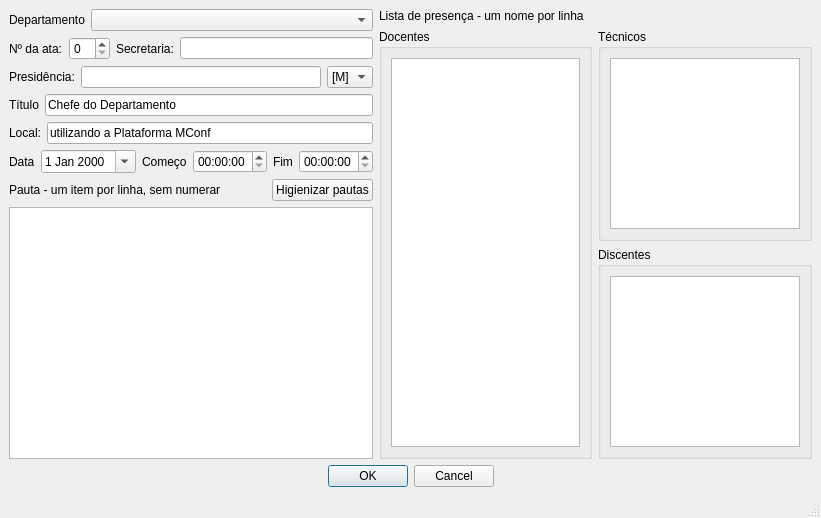
<?xml version="1.0" encoding="UTF-8"?>
<ui version="4.0">
 <class>MainWindow</class>
 <widget class="QMainWindow" name="MainWindow">
  <property name="geometry">
   <rect>
    <x>0</x>
    <y>0</y>
    <width>821</width>
    <height>518</height>
   </rect>
  </property>
  <property name="windowTitle">
   <string>Janela</string>
  </property>
  <property name="styleSheet">
   <string notr="true"/>
  </property>
  <widget class="QWidget" name="centralwidget">
   <layout class="QVBoxLayout" name="verticalLayout_8">
    <item>
     <layout class="QHBoxLayout" name="horizontalLayout_15">
      <item>
       <layout class="QVBoxLayout" name="verticalLayout_7">
        <item>
         <layout class="QHBoxLayout" name="horizontalLayout_2">
          <item>
           <widget class="QLabel" name="label">
            <property name="sizePolicy">
             <sizepolicy hsizetype="Minimum" vsizetype="Preferred">
              <horstretch>0</horstretch>
              <verstretch>0</verstretch>
             </sizepolicy>
            </property>
            <property name="text">
             <string>Departamento</string>
            </property>
           </widget>
          </item>
          <item>
           <widget class="QComboBox" name="departamentoCombo">
            <property name="sizePolicy">
             <sizepolicy hsizetype="Expanding" vsizetype="Fixed">
              <horstretch>0</horstretch>
              <verstretch>0</verstretch>
             </sizepolicy>
            </property>
           </widget>
          </item>
         </layout>
        </item>
        <item>
         <layout class="QHBoxLayout" name="horizontalLayout_13">
          <item>
           <layout class="QHBoxLayout" name="horizontalLayout_10">
            <item>
             <layout class="QHBoxLayout" name="horizontalLayout_3">
              <item>
               <widget class="QLabel" name="label_3">
                <property name="text">
                 <string>Nº da ata:</string>
                </property>
               </widget>
              </item>
              <item>
               <widget class="QSpinBox" name="convSpin"/>
              </item>
             </layout>
            </item>
           </layout>
          </item>
          <item>
           <layout class="QHBoxLayout" name="horizontalLayout_12">
            <item>
             <widget class="QLabel" name="label_11">
              <property name="text">
               <string>Secretaria:</string>
              </property>
             </widget>
            </item>
            <item>
             <widget class="QLineEdit" name="secLine"/>
            </item>
           </layout>
          </item>
         </layout>
        </item>
        <item>
         <layout class="QHBoxLayout" name="horizontalLayout_8">
          <item>
           <widget class="QLabel" name="label_7">
            <property name="text">
             <string>Presidência:</string>
            </property>
           </widget>
          </item>
          <item>
           <widget class="QLineEdit" name="nomeLine"/>
          </item>
          <item>
           <widget class="QComboBox" name="generoCombo">
            <property name="sizePolicy">
             <sizepolicy hsizetype="Minimum" vsizetype="Minimum">
              <horstretch>0</horstretch>
              <verstretch>0</verstretch>
             </sizepolicy>
            </property>
            <item>
             <property name="text">
              <string>[M]</string>
             </property>
            </item>
            <item>
             <property name="text">
              <string>[F]</string>
             </property>
            </item>
           </widget>
          </item>
         </layout>
        </item>
        <item>
         <layout class="QHBoxLayout" name="horizontalLayout_7">
          <item>
           <widget class="QLabel" name="label_8">
            <property name="text">
             <string>Título</string>
            </property>
           </widget>
          </item>
          <item>
           <widget class="QLineEdit" name="tituloLine">
            <property name="text">
             <string>Chefe do Departamento</string>
            </property>
           </widget>
          </item>
         </layout>
        </item>
        <item>
         <layout class="QHBoxLayout" name="horizontalLayout_11">
          <item>
           <widget class="QLabel" name="label_10">
            <property name="text">
             <string>Local:</string>
            </property>
           </widget>
          </item>
          <item>
           <widget class="QLineEdit" name="localLine">
            <property name="text">
             <string>utilizando a Plataforma MConf</string>
            </property>
           </widget>
          </item>
         </layout>
        </item>
        <item>
         <layout class="QHBoxLayout" name="horizontalLayout_9">
          <item>
           <layout class="QHBoxLayout" name="horizontalLayout_4">
            <item>
             <widget class="QLabel" name="label_4">
              <property name="text">
               <string>Data</string>
              </property>
             </widget>
            </item>
            <item>
             <widget class="QDateEdit" name="reuniaoDate">
              <property name="calendarPopup">
               <bool>true</bool>
              </property>
             </widget>
            </item>
           </layout>
          </item>
          <item>
           <layout class="QHBoxLayout" name="horizontalLayout_5">
            <item>
             <widget class="QLabel" name="label_5">
              <property name="text">
               <string>Começo</string>
              </property>
             </widget>
            </item>
            <item>
             <widget class="QTimeEdit" name="inicioTime"/>
            </item>
           </layout>
          </item>
          <item>
           <layout class="QHBoxLayout" name="horizontalLayout_6">
            <item>
             <widget class="QLabel" name="label_6">
              <property name="text">
               <string>Fim</string>
              </property>
             </widget>
            </item>
            <item>
             <widget class="QTimeEdit" name="fimTime"/>
            </item>
           </layout>
          </item>
         </layout>
        </item>
        <item>
         <layout class="QVBoxLayout" name="verticalLayout_3">
          <item>
           <layout class="QHBoxLayout" name="horizontalLayout_14">
            <item>
             <widget class="QLabel" name="label_9">
              <property name="text">
               <string>Pauta - um item por linha, sem numerar</string>
              </property>
             </widget>
            </item>
            <item>
             <widget class="QPushButton" name="limparButton">
              <property name="sizePolicy">
               <sizepolicy hsizetype="Fixed" vsizetype="Fixed">
                <horstretch>0</horstretch>
                <verstretch>0</verstretch>
               </sizepolicy>
              </property>
              <property name="text">
               <string>Higienizar pautas</string>
              </property>
             </widget>
            </item>
           </layout>
          </item>
          <item>
           <widget class="QTextEdit" name="pautaText"/>
          </item>
         </layout>
        </item>
       </layout>
      </item>
      <item>
       <layout class="QVBoxLayout" name="verticalLayout_2">
        <item>
         <widget class="QLabel" name="label_2">
          <property name="text">
           <string>Lista de presença - um nome por linha</string>
          </property>
         </widget>
        </item>
        <item>
         <layout class="QHBoxLayout" name="horizontalLayout">
          <item>
           <widget class="QGroupBox" name="groupBox">
            <property name="sizePolicy">
             <sizepolicy hsizetype="Preferred" vsizetype="Expanding">
              <horstretch>0</horstretch>
              <verstretch>0</verstretch>
             </sizepolicy>
            </property>
            <property name="title">
             <string>Docentes</string>
            </property>
            <layout class="QVBoxLayout" name="verticalLayout_4">
             <item>
              <widget class="QTextEdit" name="profText"/>
             </item>
            </layout>
           </widget>
          </item>
          <item>
           <layout class="QVBoxLayout" name="verticalLayout">
            <item>
             <widget class="QGroupBox" name="groupBox_2">
              <property name="title">
               <string>Técnicos</string>
              </property>
              <layout class="QVBoxLayout" name="verticalLayout_5">
               <item>
                <widget class="QTextEdit" name="tecnicosText"/>
               </item>
              </layout>
             </widget>
            </item>
            <item>
             <widget class="QGroupBox" name="groupBox_3">
              <property name="title">
               <string>Discentes</string>
              </property>
              <layout class="QVBoxLayout" name="verticalLayout_6">
               <item>
                <widget class="QTextEdit" name="alunosText"/>
               </item>
              </layout>
             </widget>
            </item>
           </layout>
          </item>
         </layout>
        </item>
       </layout>
      </item>
     </layout>
    </item>
    <item>
     <widget class="QDialogButtonBox" name="buttonBox">
      <property name="standardButtons">
       <set>QDialogButtonBox::Cancel|QDialogButtonBox::Ok</set>
      </property>
      <property name="centerButtons">
       <bool>true</bool>
      </property>
     </widget>
    </item>
   </layout>
  </widget>
  <widget class="QStatusBar" name="statusbar"/>
 </widget>
 <resources/>
 <connections/>
</ui>
